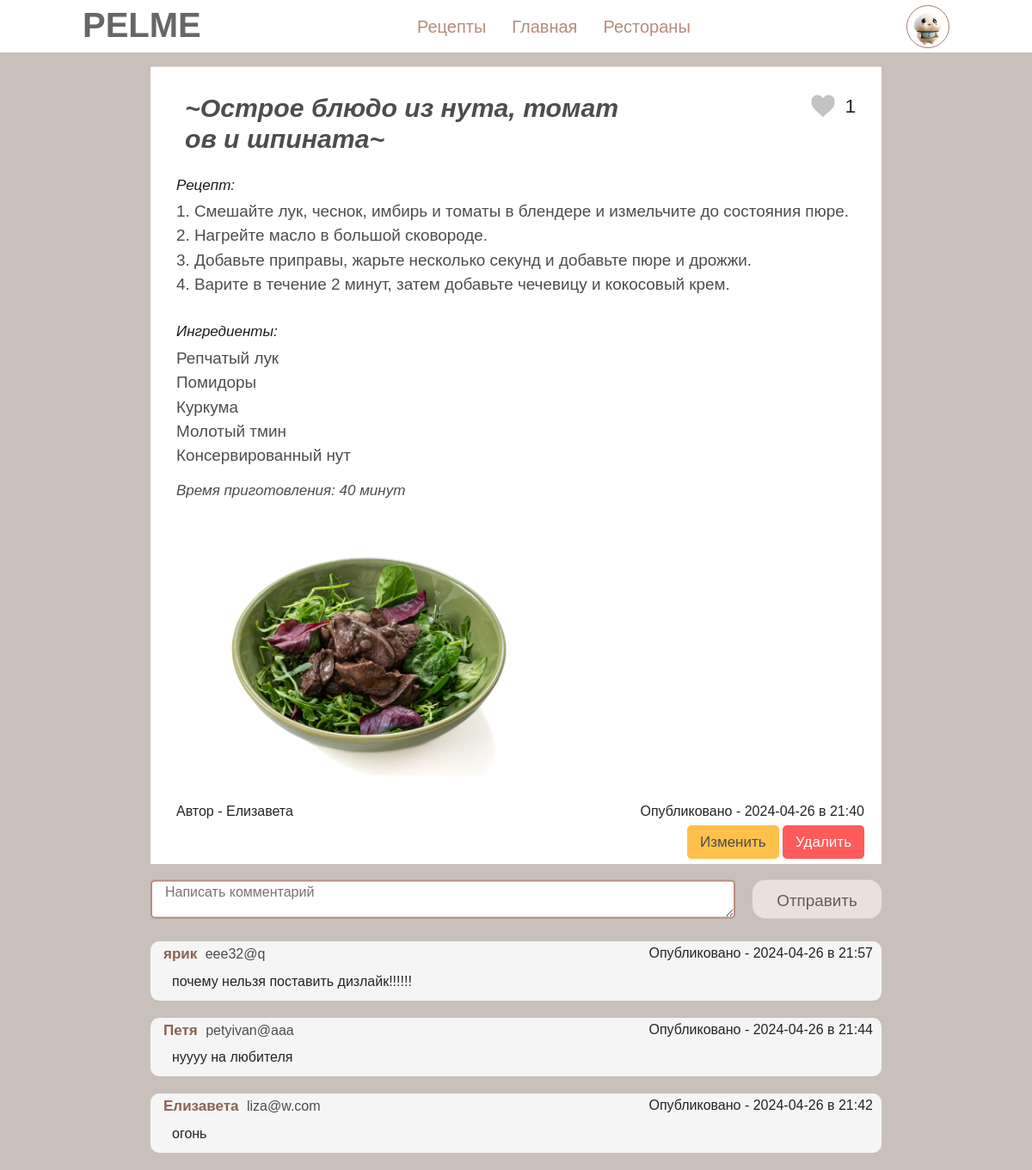
The app's page /read_recipe/2 (signed in) with its own data.
### data/users.py (models this page shows, shortened)
class User(SqlAlchemyBase, UserMixin):
    __tablename__ = 'users'
    id = sqlalchemy.Column(sqlalchemy.Integer, primary_key=True, autoincrement=True)
    name = sqlalchemy.Column(sqlalchemy.String, nullable=True)
    surname = sqlalchemy.Column(sqlalchemy.String, nullable=True)
    avatar = sqlalchemy.Column(sqlalchemy.String, nullable=True)
    email = sqlalchemy.Column(sqlalchemy.String, unique=True, nullable=True)
    level = sqlalchemy.Column(sqlalchemy.String, nullable=True)
    liked_recipes = sqlalchemy.Column(sqlalchemy.String, nullable=True)
    hashed_password = sqlalchemy.Column(sqlalchemy.String, nullable=True)
    modified_date = sqlalchemy.Column(sqlalchemy.DateTime, default=datetime.datetime.now)
    recipes = orm.relationship("Recipes", back_populates='user')

### data/recipes.py (models this page shows)
class Recipes(SqlAlchemyBase):
    __tablename__ = 'recipes'
    id = sqlalchemy.Column(sqlalchemy.Integer, primary_key=True, autoincrement=True)
    name = sqlalchemy.Column(sqlalchemy.String, nullable=True)
    text = sqlalchemy.Column(sqlalchemy.String, nullable=True)
    ingredients = sqlalchemy.Column(sqlalchemy.String, nullable=True)
    time = sqlalchemy.Column(sqlalchemy.String, nullable=True)
    photo = sqlalchemy.Column(sqlalchemy.String, nullable=True)
    count_likes = sqlalchemy.Column(sqlalchemy.String, nullable=True)
    users_likes = sqlalchemy.Column(sqlalchemy.String, nullable=True)
    modified_date = sqlalchemy.Column(sqlalchemy.DateTime, default=datetime.datetime.now)
    is_private = sqlalchemy.Column(sqlalchemy.Boolean, default=True)
    user_id = sqlalchemy.Column(sqlalchemy.Integer, sqlalchemy.ForeignKey("users.id"))
    user = orm.relationship('User')

### data/comments.py (models this page shows)
class Comments(SqlAlchemyBase):
    __tablename__ = 'comments'
    id = sqlalchemy.Column(sqlalchemy.Integer, primary_key=True, autoincrement=True)
    comment = sqlalchemy.Column(sqlalchemy.String, nullable=True)
    count_likes = sqlalchemy.Column(sqlalchemy.String, nullable=True)
    users_likes = sqlalchemy.Column(sqlalchemy.String, nullable=True)
    modified_date = sqlalchemy.Column(sqlalchemy.DateTime, default=datetime.datetime.now)
    user_id = sqlalchemy.Column(sqlalchemy.Integer, sqlalchemy.ForeignKey("users.id"))
    recipe_id = sqlalchemy.Column(sqlalchemy.Integer, sqlalchemy.ForeignKey("recipes.id"))
    user = orm.relationship('User')
    recipe = orm.relationship('Recipes')

### main.py (the view)
@app.route('/read_recipe/<int:id>', methods=['GET','POST'])  # страница с самим рецетом и комментариями к нему
def read_recipe(id):
    db_sess = db_session.create_session()
    recipe = db_sess.query(Recipes).filter(Recipes.id == id).first()
    comments = db_sess.query(Comments).filter(Comments.recipe_id == id).order_by(Comments.modified_date.desc()).all()
    user_name = db_sess.query(User).filter(User.id == recipe.user_id).first().name
    list_liked_recipes = []
    if current_user.is_authenticated:  # чтобы отобразить, что пользователь лайкнул рецепт
        list_liked_recipes = [int(i) for i in current_user.liked_recipes.split(',') if i != '']
    return render_template('read_recipe.html', recipe=recipe, user_name=user_name,  user=User,
                           db_sess=db_sess, comments=comments, list_recipes=list_liked_recipes)

### data/db_session.py (called while the page is built)
def create_session() -> Session:
    global __factory
    return __factory()

### main.py (called while the page is built)
@login_manager.user_loader
def load_user(user_id):
    db_sess = db_session.create_session()
    return db_sess.query(User).get(user_id)

### templates/read_recipe.html (shortened to what this page needs)
{% extends "base.html" %}
{% block content %}
<link rel="stylesheet" href="/static/css/read_recipe.css">
<div class="field">
    <form class="form-btn" id="likes" action="/change_likes" method="post">
        <div class="in-line-name">
            <h1 class="name">~{{ recipe.name }}~</h1>
            <div class="likes-inline">
                {% if recipe.id in list_recipes %}
                <button class="photo-btn-like"><img src="/static/images/red_heart.png"></button>
                {% else %}
                <button class="photo-btn-like"><img src="/static/images/grey_heart.png"></button>
                {% endif %}
                <div class="likes">{{ recipe.count_likes }}</div>
            </div>
        </div>
    </form>
    <div class="recipe-just">Рецепт:</div><br>
    <div class="recipe"><h1 class="text">{{recipe.text}}</h1></div>
    <div class="ingredients-just">Ингредиенты:</div><br>
    <div class="ingredients"><h1 class="text">{{recipe.ingredients}}</h1></div>
    <div class="time">Время приготовления: {{recipe.time}}</div>
    {% if recipe.photo %}
        <div class="photo"><img src="{{recipe.photo}}"></div>
    {% endif %}
    <div class="author-date">
        <div class="author-recipe">Автор - {{ user_name }} </div>
        <div class="date">Опубликовано - {{ recipe.modified_date.date() }} в {{ recipe.modified_date.hour }}:{{ recipe.modified_date.minute }}</div>
    </div><br>
    {% if current_user.id == recipe.user_id %}
    <div class="btns">
        <a href="/recipe_edit/{{ recipe.id }}" class="btn-edit-recipe">Изменить</a>
        <a href="/recipe_delete/{{ recipe.id }}" class="btn-delete-recipe">Удалить</a>
    </div>
    {% endif %}
</div>
<form name="comment" class="comment-write" action="/write_comment/{{ recipe.id }}" method="POST">
    <textarea type="text" autocomplete="off" id="comment" placeholder="Написать комментарий" name="comment"></textarea>
    <button class="btn-send" onclick="ClearField" type="submit">Отправить</button>
</form>
<div class="comments">
    {% for item in comments %}
    <div class="comment">
        <form class="form-comment" id="show-profile" action="/profile_user_recipe/{{ item.user_id }}" method="post">
        <div class="in-line">
            <div class="inform">
                <div class="author author-email"><button class="link" type="submit">{{ db_sess.query(user).filter(user.id == item.user_id).first().name }}</button></div>
                <div class="email author-email">{{ db_sess.query(user).filter(user.id == item.user_id).first().email }}</div>
            </div>
            <div class="data author-email-data">Опубликовано - {{ item.modified_date.date() }} в {{ item.modified_date.hour }}:{{ item.modified_date.minute }}</div>
        </div>
        </form><br>
        <div class="text-comment">{{ item.comment }}</div>
    </div>
    {% endfor %}
</div>
{% endblock %}

### templates/base.html (shortened to what this page needs)
<!doctype html>
<html lang="en">
<head>
    <link rel="stylesheet"
          href="https://stackpath.bootstrapcdn.com/bootstrap/4.4.1/css/bootstrap.min.css"
>
    <link rel="stylesheet" href="/static/css/base.css">
</head>
<body>
    <header>
      <h1 class="logo">PELME</h1>
     <nav>
         <ul>
             <li><a href="/recipes">Рецепты</a></li>
             <li><a href="/">Главная</a></li>
             <li><a href="/restaurants">Рестораны</a></li>
         </ul>
     </nav>
    {% if current_user.is_authenticated %}
     <div class="avatar">
      <li><img class="img-avatar" src="{{ '/' + current_user.avatar }}">
      </li>
     </div>
   {% else %}
    <div class="buttons">
        <button class="btn-regist" type="button" onclick="location.href='regist'">Регистрация</button>
        <button class="btn-come" type="button" onclick="location.href='login'">Войти</button>
    </div>
   {% endif %}
   </header>
<main>
    {% block content %}{% endblock %}
</main>
</body>
</html>

### static/css/base.css (style rules this page uses)
* { margin: 0; padding: 0; box-sizing: border-box; font-family: sans-serif; list-style: none; text-decoration: none; }
body { background-color: #696969; }
header { background-color: #ffffff; position: fixed; top: 0; left: 0; right: 0; display: flex; justify-content: space-between; align-items: center; padding: 0 8%; z-index: 10; }
header .logo { margin-top: 5px; background-color: #ffffff; font-size: 40px; font-weight: 900; color: #666666; transition: .5s; }
header nav ul li { background-color: #ffffff; position: relative; float: left; top: 0; }
header nav ul li a { padding: 15px; color: #b58c7d; font-size: 20px; display: block; }
.phone, .email { position: relative; background-color: #696969; color: #a8a8a8; top: 30px; margin-bottom: 5px; }
.avatar { background-color: #ffffff; width: 50px; height: 50px; }
.img-avatar { background-color: #ffffff; width: 100%; height: 100%; border-radius: 70px; border: 1.5px solid #a67b6a; }
nav { background-color: #ffffff; }
div li { background-color: #ffffff; }

### records on screen
User: avatar (picture), name "Елизавета", query "Елизавета", query "liza@w.com"
Recipes: name "Острое блюдо из нута, томатов и шпината", count_likes "1", text "1. Смешайте лук, чеснок, имбирь и томаты в блендере и измельчите до состояния пюре. 2. Нагрейте масло в большой сковороде. 3. Добавьте приправы, жарьте несколько секунд и добавьте пюре и дрожжи. 4. Варите в течение 2 минут, затем добавьте чечевицу и кокосовый крем.", ingredients "Репчатый лук Помидоры Куркума Молотый тмин Консервированный нут", time "40 минут", photo (picture), modified_date "2024-04-26", modified_date.hour "21", modified_date.minute "40"
Comments: modified_date "2024-04-26", modified_date.hour "21", modified_date.minute "57", comment "почему нельзя поставить дизлайк!!!!!!"
User: query "ярик", query "eee32@q"
Comments: modified_date "2024-04-26", modified_date.hour "21", modified_date.minute "44", comment "нуууу на любителя"
User: query "Петя", query "petyivan@aaa"
Comments: modified_date "2024-04-26", modified_date.hour "21", modified_date.minute "42", comment "огонь"
